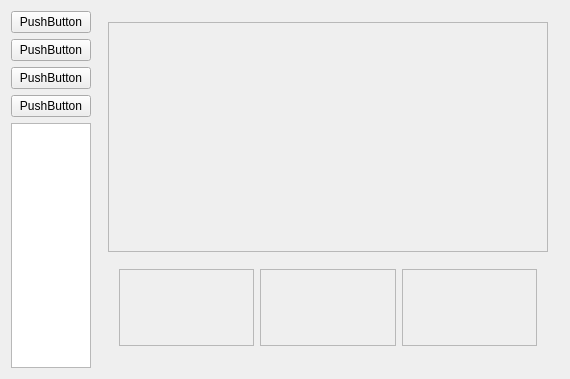
<?xml version="1.0" encoding="UTF-8"?>
<ui version="4.0">
 <class>MainWindow</class>
 <widget class="QMainWindow" name="MainWindow">
  <property name="geometry">
   <rect>
    <x>0</x>
    <y>0</y>
    <width>570</width>
    <height>379</height>
   </rect>
  </property>
  <property name="sizePolicy">
   <sizepolicy hsizetype="Expanding" vsizetype="Expanding">
    <horstretch>0</horstretch>
    <verstretch>0</verstretch>
   </sizepolicy>
  </property>
  <property name="minimumSize">
   <size>
    <width>570</width>
    <height>379</height>
   </size>
  </property>
  <property name="maximumSize">
   <size>
    <width>5000</width>
    <height>5000</height>
   </size>
  </property>
  <property name="windowTitle">
   <string>MainWindow</string>
  </property>
  <widget class="QWidget" name="centralWidget">
   <property name="enabled">
    <bool>true</bool>
   </property>
   <property name="sizePolicy">
    <sizepolicy hsizetype="Expanding" vsizetype="Expanding">
     <horstretch>0</horstretch>
     <verstretch>0</verstretch>
    </sizepolicy>
   </property>
   <layout class="QHBoxLayout" name="horizontalLayout" stretch="1,9">
    <item>
     <layout class="QVBoxLayout" name="verticalLayout" stretch="2,2,2,2,2">
      <item>
       <widget class="QPushButton" name="pushButton_2">
        <property name="text">
         <string>PushButton</string>
        </property>
       </widget>
      </item>
      <item>
       <widget class="QPushButton" name="pushButton">
        <property name="text">
         <string>PushButton</string>
        </property>
       </widget>
      </item>
      <item>
       <widget class="QPushButton" name="pushButton_4">
        <property name="text">
         <string>PushButton</string>
        </property>
       </widget>
      </item>
      <item>
       <widget class="QPushButton" name="pushButton_3">
        <property name="text">
         <string>PushButton</string>
        </property>
       </widget>
      </item>
      <item>
       <widget class="QTextEdit" name="textEdit"/>
      </item>
     </layout>
    </item>
    <item>
     <widget class="QWidget" name="widget" native="true">
      <layout class="QVBoxLayout" name="verticalLayout_2" stretch="7,3">
       <item>
        <widget class="QFrame" name="frame_2">
         <property name="frameShape">
          <enum>QFrame::StyledPanel</enum>
         </property>
         <property name="frameShadow">
          <enum>QFrame::Raised</enum>
         </property>
        </widget>
       </item>
       <item>
        <widget class="QWidget" name="widget" native="true">
         <property name="enabled">
          <bool>false</bool>
         </property>
         <layout class="QHBoxLayout" name="horizontalLayout_2">
          <item>
           <widget class="QFrame" name="frame_3">
            <property name="frameShape">
             <enum>QFrame::StyledPanel</enum>
            </property>
            <property name="frameShadow">
             <enum>QFrame::Raised</enum>
            </property>
           </widget>
          </item>
          <item>
           <widget class="QFrame" name="frame_4">
            <property name="frameShape">
             <enum>QFrame::StyledPanel</enum>
            </property>
            <property name="frameShadow">
             <enum>QFrame::Raised</enum>
            </property>
           </widget>
          </item>
          <item>
           <widget class="QFrame" name="frame_5">
            <property name="frameShape">
             <enum>QFrame::StyledPanel</enum>
            </property>
            <property name="frameShadow">
             <enum>QFrame::Raised</enum>
            </property>
           </widget>
          </item>
         </layout>
        </widget>
       </item>
      </layout>
     </widget>
    </item>
   </layout>
  </widget>
 </widget>
 <layoutdefault spacing="6" margin="11"/>
 <resources/>
 <connections/>
</ui>
